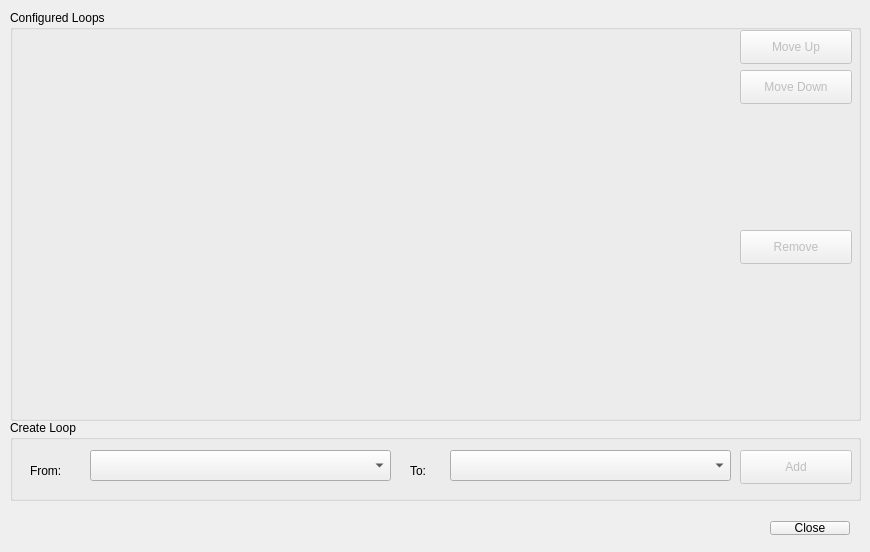
<?xml version="1.0" encoding="UTF-8"?>
<ui version="4.0">
 <class>BlockLoopsDialog</class>
 <widget class="QWidget" name="BlockLoopsDialog">
  <property name="geometry">
   <rect>
    <x>0</x>
    <y>0</y>
    <width>870</width>
    <height>552</height>
   </rect>
  </property>
  <property name="sizePolicy">
   <sizepolicy hsizetype="Fixed" vsizetype="Fixed">
    <horstretch>0</horstretch>
    <verstretch>0</verstretch>
   </sizepolicy>
  </property>
  <property name="minimumSize">
   <size>
    <width>870</width>
    <height>552</height>
   </size>
  </property>
  <property name="maximumSize">
   <size>
    <width>870</width>
    <height>552</height>
   </size>
  </property>
  <property name="windowTitle">
   <string>BlockLoopsDialog</string>
  </property>
  <widget class="QWidget" name="layoutWidget">
   <property name="geometry">
    <rect>
     <x>10</x>
     <y>510</y>
     <width>851</width>
     <height>36</height>
    </rect>
   </property>
   <layout class="QHBoxLayout" name="horizontalLayout">
    <property name="sizeConstraint">
     <enum>QLayout::SetDefaultConstraint</enum>
    </property>
    <item>
     <spacer name="horizontalSpacer">
      <property name="orientation">
       <enum>Qt::Horizontal</enum>
      </property>
      <property name="sizeHint" stdset="0">
       <size>
        <width>40</width>
        <height>20</height>
       </size>
      </property>
     </spacer>
    </item>
    <item>
     <widget class="QPushButton" name="pbClose">
      <property name="text">
       <string>Close</string>
      </property>
     </widget>
    </item>
   </layout>
  </widget>
  <widget class="QGroupBox" name="groupBox_2">
   <property name="geometry">
    <rect>
     <x>10</x>
     <y>10</y>
     <width>851</width>
     <height>411</height>
    </rect>
   </property>
   <property name="title">
    <string>Configured Loops</string>
   </property>
   <widget class="QPushButton" name="pbRemove">
    <property name="enabled">
     <bool>false</bool>
    </property>
    <property name="geometry">
     <rect>
      <x>730</x>
      <y>220</y>
      <width>112</width>
      <height>34</height>
     </rect>
    </property>
    <property name="text">
     <string>Remove</string>
    </property>
   </widget>
   <widget class="QPushButton" name="pbDecreaseLoopNumber">
    <property name="enabled">
     <bool>false</bool>
    </property>
    <property name="geometry">
     <rect>
      <x>730</x>
      <y>20</y>
      <width>112</width>
      <height>34</height>
     </rect>
    </property>
    <property name="text">
     <string>Move Up</string>
    </property>
   </widget>
   <widget class="QPushButton" name="pbIncreaseLoopNumber">
    <property name="enabled">
     <bool>false</bool>
    </property>
    <property name="geometry">
     <rect>
      <x>730</x>
      <y>60</y>
      <width>112</width>
      <height>34</height>
     </rect>
    </property>
    <property name="text">
     <string>Move Down</string>
    </property>
   </widget>
   <widget class="QWidget" name="horizontalLayoutWidget">
    <property name="geometry">
     <rect>
      <x>20</x>
      <y>20</y>
      <width>701</width>
      <height>241</height>
     </rect>
    </property>
    <layout class="QHBoxLayout" name="layCurrentLoops"/>
   </widget>
   <widget class="QWidget" name="horizontalLayoutWidget_2">
    <property name="geometry">
     <rect>
      <x>20</x>
      <y>270</y>
      <width>701</width>
      <height>131</height>
     </rect>
    </property>
    <layout class="QHBoxLayout" name="layLoopWidget"/>
   </widget>
  </widget>
  <widget class="QGroupBox" name="groupBox">
   <property name="geometry">
    <rect>
     <x>10</x>
     <y>420</y>
     <width>851</width>
     <height>81</height>
    </rect>
   </property>
   <property name="title">
    <string>Create Loop</string>
   </property>
   <widget class="QLabel" name="label_3">
    <property name="geometry">
     <rect>
      <x>20</x>
      <y>40</y>
      <width>61</width>
      <height>21</height>
     </rect>
    </property>
    <property name="text">
     <string>From:</string>
    </property>
   </widget>
   <widget class="QLabel" name="label_5">
    <property name="geometry">
     <rect>
      <x>400</x>
      <y>40</y>
      <width>31</width>
      <height>21</height>
     </rect>
    </property>
    <property name="text">
     <string>To:</string>
    </property>
   </widget>
   <widget class="QComboBox" name="cmbToLoop">
    <property name="geometry">
     <rect>
      <x>440</x>
      <y>30</y>
      <width>281</width>
      <height>31</height>
     </rect>
    </property>
   </widget>
   <widget class="QComboBox" name="cmbFromLoop">
    <property name="geometry">
     <rect>
      <x>80</x>
      <y>30</y>
      <width>301</width>
      <height>31</height>
     </rect>
    </property>
   </widget>
   <widget class="QPushButton" name="pbAdd">
    <property name="enabled">
     <bool>false</bool>
    </property>
    <property name="geometry">
     <rect>
      <x>730</x>
      <y>30</y>
      <width>112</width>
      <height>34</height>
     </rect>
    </property>
    <property name="text">
     <string>Add</string>
    </property>
   </widget>
  </widget>
 </widget>
 <layoutdefault spacing="6" margin="11"/>
 <resources/>
 <connections/>
</ui>
